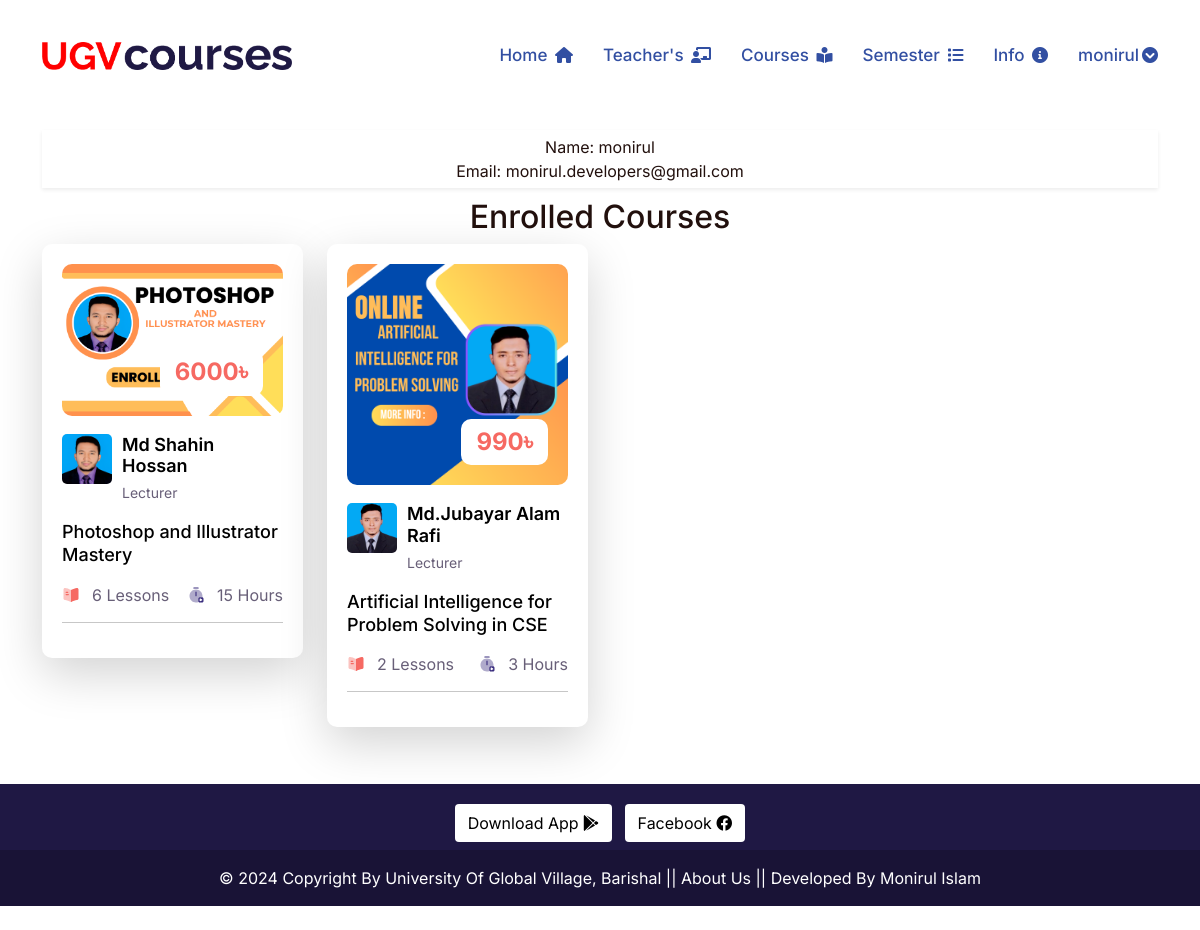
/dashboard/ (signed in), run on an earlier commit of the app's database.
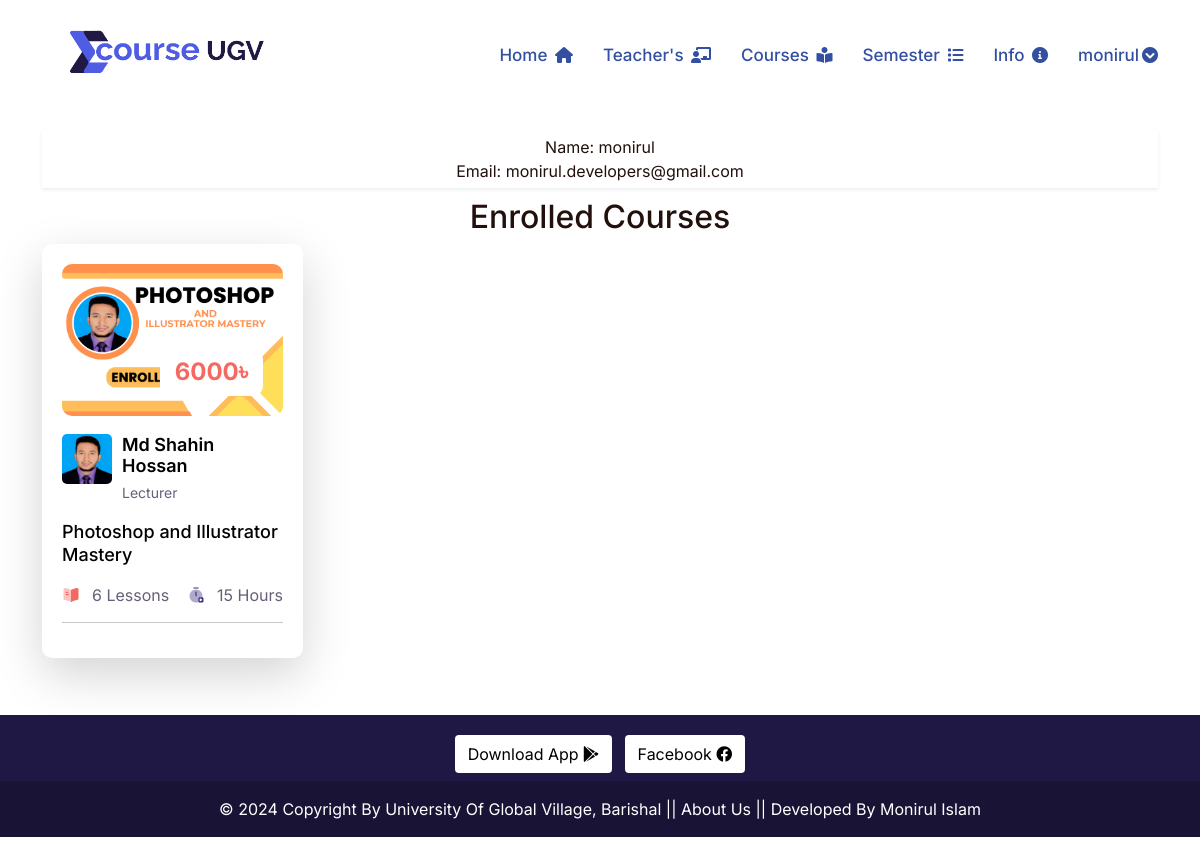
And on a later commit of the database.
### lms/models.py (models this page shows, shortened)
class SiteInfo(models.Model):
    site_name = models.CharField(max_length=50)
    site_logo = models.ImageField(
        upload_to="site_logo/",
        validators=[FileExtensionValidator(allowed_extensions=['png','jpeg','jpg'])]
        )
    phone_regex = RegexValidator(
        regex=r'^\+?1?\d{9,15}$',
        message="Phone number must be entered in the format: '+088'. Up to 15 digits allowed."
    )
    phone = models.CharField(validators=[phone_regex], max_length=15)

class Enrollment(models.Model):
    SEMESTER_CHOICES = [
        ('1', 'Semester 1'),
        ('2', 'Semester 2'),
        ('3', 'Semester 3'),
        ('4', 'Semester 4'),
        ('5', 'Semester 5'),
        ('6', 'Semester 6'),
        ('7', 'Semester 7'),
        ('8', 'Semester 8'),
    ]
    DEPARTMENT_CHOICES = [
        ('CSE', 'Computer Science and Engineering'),
        ('EEE', 'Electrical and Electronics Engineering'),
        ('CE', 'Civil Engineering'),
        ('ENGLISH', 'English'),
        ('BBA', 'Bachelor of Business Administration'),
        ('MECHANICAL', 'Mechanical Engineering'),
    ]
    user = models.ForeignKey(User, on_delete=models.CASCADE)
    course = models.ForeignKey(Course, on_delete=models.CASCADE)
    portal_screenshot =models.FileField(
        upload_to='portal_screenshot/',
        validators=[FileExtensionValidator(allowed_extensions=['png','jpeg','jpg','gif','heif','heic'])]
    )
    student_id = models.CharField(max_length=20)
    transaction_id = models.CharField(max_length=50, unique=True)
    phone_regex = RegexValidator(
        regex=r'^\+?1?\d{9,15}$',  # Example regex for international phone numbers
        message="Phone number must be entered in the format: '+880 1XXX NNNNNN'. Up to 15 digits allowed."
    )
    phone_number = models.CharField(validators=[phone_regex], max_length=15, blank=True, null=True)
    name = models.CharField(max_length=100)
    department = models.CharField(max_length=50, choices=DEPARTMENT_CHOICES)
    semester = models.CharField(max_length=20, choices=SEMESTER_CHOICES)
    approved = models.BooleanField(default=False)
    batch_no = models.PositiveIntegerField()
    created_date = models.DateTimeField(auto_now_add=True)
    course_price = models.DecimalField(max_digits=10, decimal_places=2, blank=True, null=True)

class Course(models.Model):
    ADVANCED = 'Advanced'
    INTERMEDIATE = 'Intermediate'
    BASIC = 'Basic'
    SKILL_CHOICES = [
        (ADVANCED,'Advanced'),
        (INTERMEDIATE,'Intermediate'),
        ( BASIC ,'Basic'),
    ]
    BANGLA = 'Bangla'
    ENGLISH = 'English'
    LANGUAGE_CHOOSE = [
        (BANGLA ,'Bangla'),
        (ENGLISH ,'English'),
    ]
    author = models.ForeignKey(Author, related_name='course_author', on_delete=models.CASCADE)
    category = models.ForeignKey(Category, related_name='course_category', on_delete=models.CASCADE)
    title = models.CharField(max_length=300, unique=True)
    slug = models.SlugField( max_length=350, null=True, blank=True)
    duration = models.PositiveIntegerField(default=0)
    skill_level = models.CharField(max_length=50, choices=SKILL_CHOICES, default=BASIC)
    language = models.CharField(max_length=20, choices=LANGUAGE_CHOOSE, default=BANGLA)
    course_details = RichTextField()
    banner = models.ImageField(
        upload_to='courses_banner/',
        validators=[FileExtensionValidator(allowed_extensions=['jpg', 'jpeg', 'png'])]
        )
    price = models.PositiveIntegerField(default=0)
    created_date = models.DateTimeField(auto_now_add=True)

class Author(models.Model):
    name = models.CharField(max_length=100, unique=True)
    image = models.ImageField(
        upload_to='author_images/',
        validators=[FileExtensionValidator(allowed_extensions=['jpg', 'jpeg', 'png'])]
        )
    designation = models.CharField(max_length=150)
    phone_regex = RegexValidator(
        regex=r'^\+?1?\d{9,15}$',  # Example regex for international phone numbers
        message="Phone number must be entered in the format: '+880 1XXX NNNNNN'. Up to 15 digits allowed."
    )
    phone_number = models.CharField(validators=[phone_regex], max_length=16, blank=True, null=True)
    email =models.EmailField(max_length=50)
    slug = models.SlugField(null=True, blank=True)

### lms/views.py (the view)
# urls.py: path('dashboard/', dashboard, name='dashboard'),
@login_required(login_url='profile')
def dashboard(request):
    user_enrollments = Enrollment.objects.filter(user=request.user, approved=True)
    return render(request, 'dashboard.html', {'user_enrollments': user_enrollments})

### lms/context_processors.py (called while the page is built)
def get_all_categories(request):
    categories = Category.objects.all()
    category_counts = []
    for category in categories:
        course_count = Course.objects.filter(category=category).count()
        if course_count > 0:  # Only include non-empty categories
            category_counts.append({'category': category, 'course_count': course_count})
    context = {
        "categories":categories,
        "category_counts": category_counts,
    }
    return context

def siteinfo(request):
    siteinfo = SiteInfo.objects.all()
    context ={
        'siteinfo': siteinfo,
    }
    return context

### templates/dashboard.html (shortened to what this page needs)
{% extends 'base.html' %}
{% load static %}
{% block content %}
<div class="container " style="margin-top: 130px; list-style: none;">
  <div class="shadow-sm" style="padding: 5px; text-align: center;">
    <li>Name: {{request.user.username}}</li>
    <li>Email: {{request.user.email}}</li>
  </div>
 <section>
    <h1 style="text-align: center; margin-top:10px;">Enrolled Courses</h1>
    <div class="row ">
        {% if user_enrollments %}
        <ul>
            <div class="row">
            {% for enrollment in user_enrollments reversed %}
             <div class="col-lg-3 ">
                <div class="course-box d-flex aos" data-aos="fade-up">
                    <div class="product shadow-lg">
                    <div class="product-img">
                        <a href="{% url 'course_playlist' course_slug=enrollment.course.slug %}">
                        <img
                            class="img-fluid"
                            alt
                            src="{{enrollment.course.banner.url}}"
                        />
                        </a>
                        <div class="price">
                        <h3>{{enrollment.course.price}}&#2547;</h3>
                        </div>
                    </div>
                    <div class="product-content">
                        <div class="course-group d-flex">
                        <div class="course-group-img d-flex">
                            {% if enrollment.course.author.slug %}
                                <a href="{% url 'author_details' enrollment.course.author.slug %}">
                                    <img src="{{ enrollment.course.author.image.url }}" alt="{{ enrollment.course.author.name }}" class="img-fluid" />
                                </a>
                                <div class="course-name">
                                    <h4>
                                        <a href="{% url 'author_details' enrollment.course.author.slug %}">{{ enrollment.course.author.name }}</a>
                                    </h4>
                                    <p>{{ enrollment.course.author.designation }}</p>
                                </div>
                            {% endif %}
                        </div>
                    </div>
                        <h3 class="title instructor-text">
                        <a href="{% url 'course_playlist' course_slug=enrollment.course.slug %}"
                            >{{enrollment.course.title}}</a
                        >
                        </h3>
                        <div class="course-info d-flex align-items-center">
                        <div class="rating-img d-flex align-items-center">
                            <img
                            src="{% static 'assets/img/icon/icon-01.svg' %}"
                            alt
                            />
                            <p>{{enrollment.course.videos.all.count }} Lessons </p>
                        </div>
                        <div class="course-view d-flex align-items-center">
                            <img
                            src="{% static 'assets/img/icon/icon-02.svg' %}"
                            alt
                            />
                            <p>{{enrollment.course.duration}} Hours</p>
                        </div>
                        </div>
                    </div>
                    </div>
                </div>
            </div>
            {% endfor %}
        </div>
          </ul>
        {% else %}
          <p>You are not currently enrolled in any courses.</p>
        {% endif %}
      </div>
 </section>
</div>
{% endblock content %}

### templates/header.html (shortened to what this page needs)
{% load static %}
  <header class="header header-two">
    <div class="header-fixed">
      <nav class="navbar navbar-expand-lg header-nav scroll-sticky">
        <div class="container">
          <div class="navbar-header">
            {% for site in siteinfo %}
            <a href="{% url 'home' %}" class="navbar-brand logo ">
              <img  src="{{site.site_logo.url}}" class="myimg" alt="Logo" />
            </a>
            {% endfor %}
          </div>
          <div class="main-menu-wrapper">
            <ul class="main-nav">
              <li>
                <a href="{% url 'home' %}">Home <i class="fa-solid fa-house" style="font-size: 16px;"></i></a>
              </li>
              <li>
                <a href="{% url 'author_list' %}">Teacher's <i class="fas fa-chalkboard-teacher" style="font-size: 16px;"></i></a>
              </li>
              <li >
                <a href="{% url 'courses' %}">Courses <i class="fa-solid fa-book-open-reader" style="font-size: 16px;"></i></a>
              </li>
              <li class="has-submenu menu-effect" >
                <a href="javascript:void(0)">Semester <i class="fa-solid fa-list" style="font-size: 16px;"></i></a>
              </li>
              <li class="has-submenu menu-effect">
                <a href="javascript:void(0)">Info <i class="fa-solid fa-circle-info" style="font-size: 16px;"></i></a>
              </li>
              {% if request.user.is_authenticated %}
              <li class="has-submenu menu-effect">
                <a href="javascript:void(0)"> {{request.user.username}}<i class="fa-solid fa-circle-chevron-down" style="font-size: 16px;"></i></a>
              </li>
              {% endif %}
            </ul>
          </div>
        </div>
      </nav>
    </div>
  </header>

What changed in the data, as far as the page shows it:
removed Enrollment: course.banner (picture), course.price "990", course.author.image (picture), course.author.name "Md.Jubayar Alam Rafi", course.author.designation "Lecturer", course "Artificial Intelligence for Problem Solving in CSE", course.videos.all.count "2", course.duration "3"
changed SiteInfo: site_logo: a different picture
